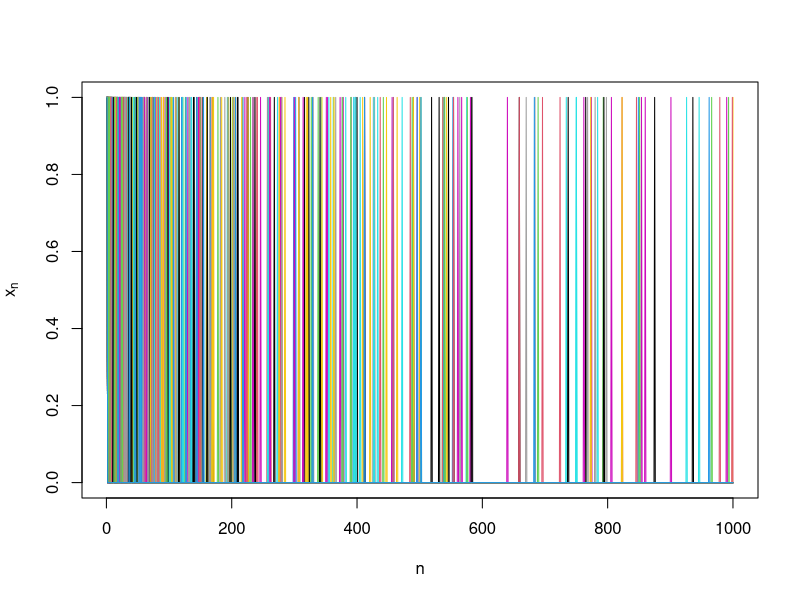
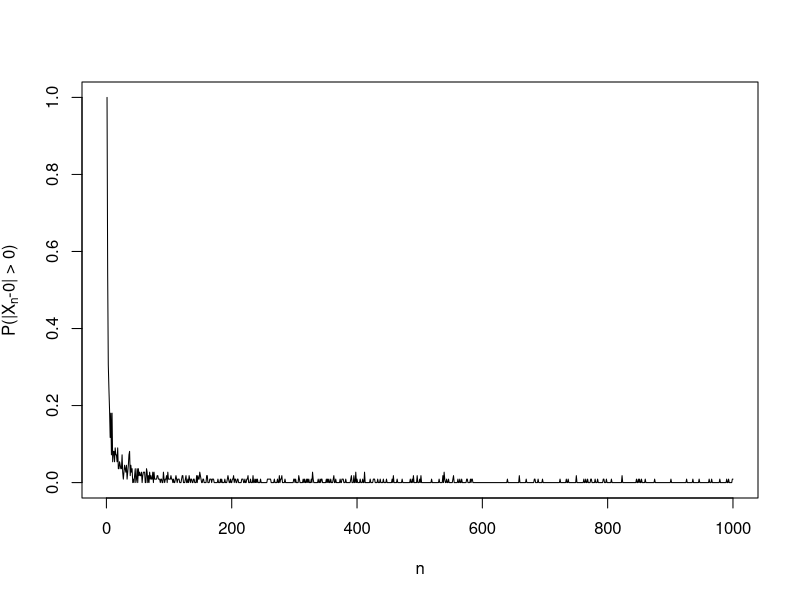

Reproduce these figures in R, in order.
### Convergence in Probability, but not almost surely:
########### Author: Ana Arribas Gil #####################

par(mfrow=c(2,1)) #Divide the graphical window in 2 rows and 1 column

#Simulate X_n for n=1 to n=1000
N <- 1000
x <- rbinom(rep(1,N),size=1,prob=1/(1:N))


X11()
plot(x,type="l", xlab="n", ylab=expression("x"[n]))

for(i in 1:10){ # Simulate and represent 10 additional realizations of X_n
  xi <- rbinom(rep(1,N),size=1,prob=1/(1:N))
  x <- rbind(x,xi) # We append the new realization to the previous ones
  points(xi,type="l",col=i)
  readline(prompt = "Press [enter] to continue.")
}


for(i in 1:100){ # Simulate and represent 100 additional realizations of X_n
  xi <- rbinom(rep(1,N),size=1,prob=1/(1:N))
  x <- rbind(x,xi) # We append the new realization to the previous ones
  points(xi,type="l",col=i)
}

# Probability |X_n - 0| > 0 as a function of n. The limit as n grows is 0 (which implies convergence in probability)

p <- apply(x, 2, function(y){ sum(y>0)}) / nrow(x)
plot(p,type="l", xlab="n", ylab=expression(paste("P(|X"[n],"-0| > 0)")))
